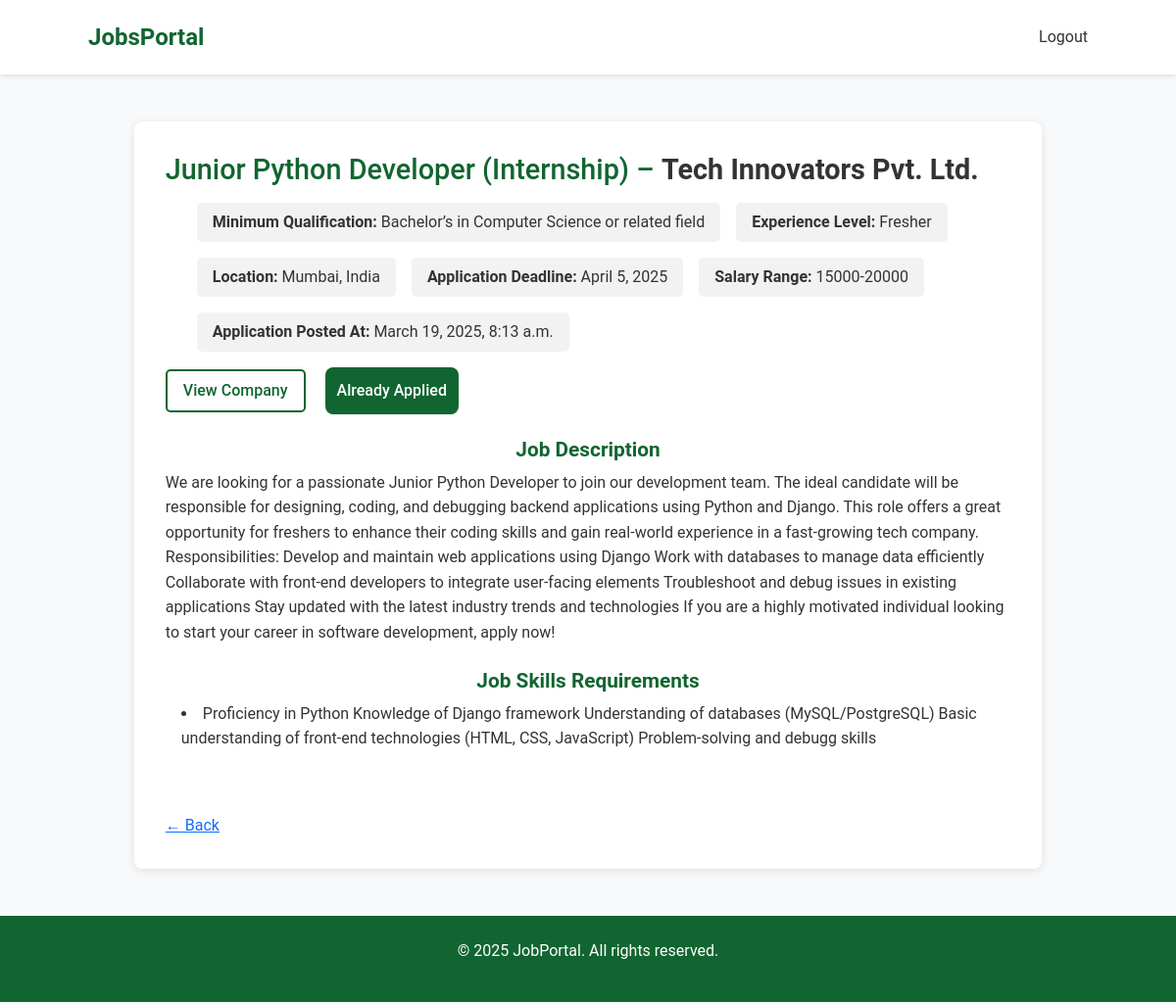
The page /viewjob/12 (signed in) on the database its author committed.
### jobs/models.py (models this page shows, shortened)
class Job(models.Model):
    employer = models.ForeignKey(User, on_delete=models.CASCADE, limit_choices_to={'user_type': 'employer'})
    company_name = models.CharField(max_length=255, blank=True, null=True)
    company_website = models.URLField(blank=True, null=True)
    job_title = models.CharField(max_length=200,null=True,blank=True)
    description = models.TextField()
    required_skills = models.TextField(blank=True, null=True)
    location = models.CharField(max_length=100)
    salary_range = models.CharField(max_length=100,null=True,blank=True)
    category = models.ForeignKey(JobCategory, on_delete=models.SET_NULL, null=True, blank=True)
    job_type = models.ForeignKey(JobType, on_delete=models.SET_NULL, null=True, blank=True)
    minimum_qualification = models.CharField(max_length=100, default="Bachelor")
    experience_level = models.CharField(max_length=100,default="Fresher")
    application_deadline = models.DateField(null=True,blank=True)
    posted_at = models.DateTimeField(auto_now_add=True)

class JobType(models.Model):
    name = models.CharField(max_length=50, unique=True)
    def __str__(self):
        return self.name

### jobs/views.py (the view)
# urls.py: path("viewjob/<int:job_id>",detailjobfn),
@login_required
def detailjobfn(request,job_id):
    job = Job.objects.get( id=job_id)
    user_has_applied = Application.objects.filter(job=job, job_seeker=request.user).exists()
    return render(request, 'job_detail.html', {'job': job, "user_has_applied": user_has_applied})

### jobs/templates/job_detail.html
{% extends 'base.html' %}
{% load static %}
{% block content %}
  <main class="container">
    <div class="job-details-card">
      <h1 class="job-title">{{ job.job_title }} ({{ job.job_type }}) – <span>{{ job.company_name }}</span></h1>
      <ul class="quick-info">
        <li><strong>Minimum Qualification:</strong> {{ job.minimum_qualification }}</li>
        <li><strong>Experience Level:</strong> {{ job.experience_level }}</li>
        <li><strong>Location:</strong> {{ job.location }}</li>
        <li><strong>Application Deadline:</strong>  {{ job.application_deadline }}</li>
        <li><strong>Salary Range:</strong> {{ job.salary_range }}</li>
        <li><strong>Application Posted At:</strong>  {{ job.posted_at }}</li>
      </ul>
      <div class="job-actions">
        <a href="{{ job.company_website }}" target="_blank">
        <button class="btn-outline">View Company</button></a>
    {% if user_has_applied %}
        <button class="btn-disabled" disabled>Already Applied</button>
    {% else %}
        <a href="/apply/{{job.id}}" target="_blank">
        <button class="btn-primary" >Apply This Job</button></a>
    {% endif %}
      </div>
      <h2 class="section-heading">Job Description</h2>
      <p class="job-description">
        {{ job.description }}
      </p>
      <h2 class="section-heading">Job Skills Requirements</h2>
      <ul class="requirements-list">
        <li> {{ job.required_skills }}</li>
      </ul>
      <br><br>
      <a href="/alljobs/" class="custom-back-btn">← Back</a>
    </div>
  </main>
{% endblock %}

### jobs/static/css/base.css (style rules this page uses)
body { font-family: Arial, sans-serif; margin: 0; padding: 0; background-color: #f8f9fa; }

### jobs/static/css/style.css (style rules this page uses)
body { font-family: 'Poppins', sans-serif; margin: 0; padding: 0; background-color: #f8f9fa; }

### jobs/static/css/view.css (style rules this page uses)
.job-details-card { background-color: #fff; margin: 2rem 0; padding: 2rem; border-radius: 8px; box-shadow: 0 2px 8px rgba(0, 0, 0, 0.1); }
.job-title { font-size: 1.8rem; color: #116530; margin-bottom: 1rem; }
.job-title span { color: #333; font-weight: 600; }
.quick-info { list-style-type: none; margin-bottom: 1rem; display: flex; flex-wrap: wrap; gap: 1rem; }
.quick-info li { background-color: #f2f2f2; padding: 0.5rem 1rem; border-radius: 5px; }
.job-actions { margin-bottom: 1.5rem; }
.job-actions button { margin-right: 1rem; cursor: pointer; }
.btn-outline { background-color: transparent; color: #116530; border: 2px solid #116530; padding: 0.5rem 1rem; border-radius: 5px; font-weight: 500; }
.section-heading { font-size: 1.3rem; color: #116530; margin-bottom: 0.5rem; }
.job-description { line-height: 1.6; margin-bottom: 1.5rem; }
.requirements-list { line-height: 1.6; list-style: inside; padding-left: 1rem; margin-bottom: 1rem; }

### jobs/static/css/job_apply.css (style rules this page uses)
body { font-family: Arial, sans-serif; margin: 0; padding: 0; background-color: #f5f5f5; }
h2 { text-align: center; font-size: 24px; font-weight: bold; margin-bottom: 20px; }

### jobs/static/css/register.css (style rules this page uses)
body { background-color: #f9fafb; font-family: 'Segoe UI', sans-serif; }
button { background-color: #116530; color: white; border-radius: 8px; padding: 12px; border: none; font-weight: 500; transition: background-color 0.3s; }

### jobs/static/css/login.css (style rules this page uses)
body { background-color: #f8f9fa; }

### jobs/static/css/myjobs.css (style rules this page uses)
* { margin: 0; padding: 0; box-sizing: border-box; }
body { font-family: Arial, sans-serif; background-color: #f8f9fa; color: #333; }
.container { width: 90%; max-width: 1200px; margin: 0 auto; }

### jobs/static/css/detailapplicant.css (style rules this page uses)
h2 { font-weight: bold; font-size: 24px; }

### jobs/static/css/schedule.css (style rules this page uses)
body { background-color: #f8f9fa; font-family: 'Arial', sans-serif; }

### jobs/static/css/myapplication.css (style rules this page uses)
.container { max-width: 1140px; }

### jobs/templates/base.html (style rules this page uses)
body { background-color: #f8f9fa; font-family: 'Roboto', sans-serif; }

### rows shown on the page
Job: job_title "Junior Python Developer", job_type "Internship", company_name "Tech Innovators Pvt. Ltd.", minimum_qualification "Bachelor’s in Computer Science or related field", experience_level "Fresher", location "Mumbai, India", application_deadline "April 5, 2025", salary_range "15000-20000", posted_at "March 19, 2025, 8:13 a.m.", description "We are looking for a passionate Junior Python Developer to join our development team. The ideal candidate will be responsible for designing, coding, and debugging backend applications using Python and Django. This role offers a great opportunity for freshers to enhance their coding skills and gain real-world experience in a fast-growing tech company. Responsibilities: Develop and maintain web applications using Django Work with databases to manage data efficiently Collaborate with front-end developers to integrate user-facing elements Troubleshoot and debug issues in existing applications Stay updated with the latest industry trends and technologies If you are a highly motivated individual…", required_skills "Proficiency in Python Knowledge of Django framework Understanding of databases (MySQL/PostgreSQL) Basic understanding of front-end technologies (HTML, CSS, JavaScript) Problem-solving and debugg skills"
